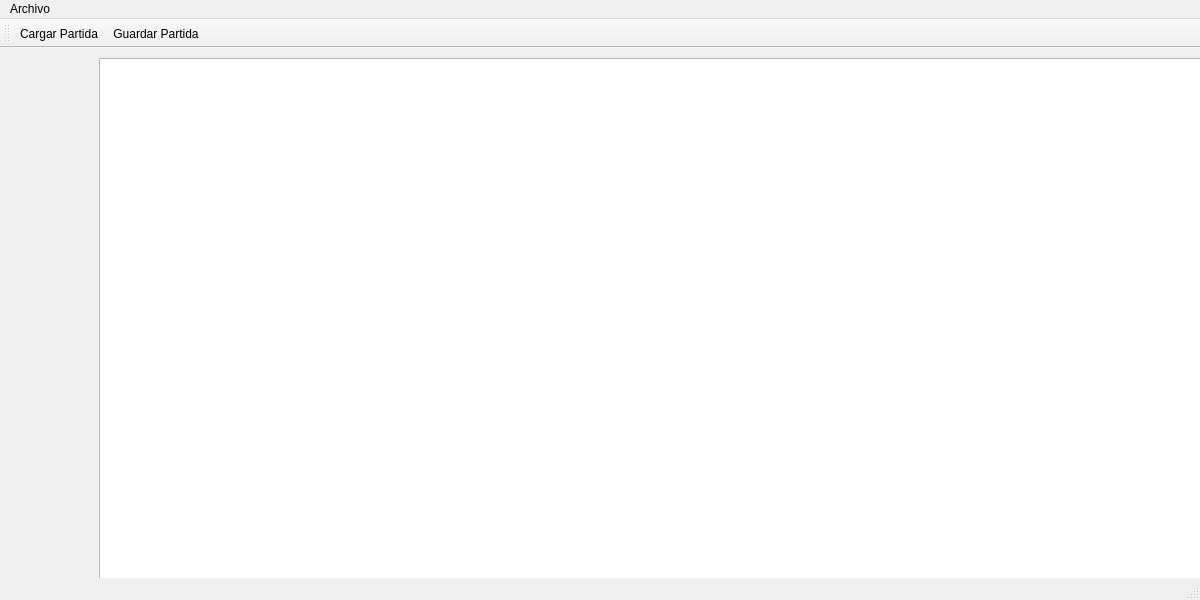
<?xml version="1.0" encoding="UTF-8"?>
<ui version="4.0">
 <class>MainWindow</class>
 <widget class="QMainWindow" name="MainWindow">
  <property name="geometry">
   <rect>
    <x>0</x>
    <y>0</y>
    <width>1200</width>
    <height>600</height>
   </rect>
  </property>
  <property name="windowTitle">
   <string>MainWindow</string>
  </property>
  <widget class="QWidget" name="centralWidget">
   <widget class="QGraphicsView" name="graphicsView">
    <property name="geometry">
     <rect>
      <x>99</x>
      <y>10</y>
      <width>1111</width>
      <height>700</height>
     </rect>
    </property>
   </widget>
  </widget>
  <widget class="QMenuBar" name="menuBar">
   <property name="geometry">
    <rect>
     <x>0</x>
     <y>0</y>
     <width>1200</width>
     <height>21</height>
    </rect>
   </property>
   <widget class="QMenu" name="menuArchivo">
    <property name="title">
     <string>Archivo</string>
    </property>
    <addaction name="actionCargar_Partida"/>
    <addaction name="actionGuardar_Partida"/>
   </widget>
   <addaction name="menuArchivo"/>
  </widget>
  <widget class="QToolBar" name="mainToolBar">
   <attribute name="toolBarArea">
    <enum>TopToolBarArea</enum>
   </attribute>
   <attribute name="toolBarBreak">
    <bool>false</bool>
   </attribute>
   <addaction name="actionCargar_Partida"/>
   <addaction name="actionGuardar_Partida"/>
  </widget>
  <widget class="QStatusBar" name="statusBar"/>
  <action name="actionCargar_Partida">
   <property name="checkable">
    <bool>false</bool>
   </property>
   <property name="icon">
    <iconset resource="images.qrc">
     <normaloff>:/images/load.png</normaloff>:/images/load.png</iconset>
   </property>
   <property name="text">
    <string>Cargar Partida...</string>
   </property>
  </action>
  <action name="actionGuardar_Partida">
   <property name="checkable">
    <bool>false</bool>
   </property>
   <property name="icon">
    <iconset resource="images.qrc">
     <normaloff>:/images/disq.png</normaloff>:/images/disq.png</iconset>
   </property>
   <property name="text">
    <string>Guardar Partida...</string>
   </property>
  </action>
 </widget>
 <layoutdefault spacing="6" margin="11"/>
 <tabstops>
  <tabstop>graphicsView</tabstop>
 </tabstops>
 <resources>
  <include location="images.qrc"/>
 </resources>
 <connections/>
</ui>
